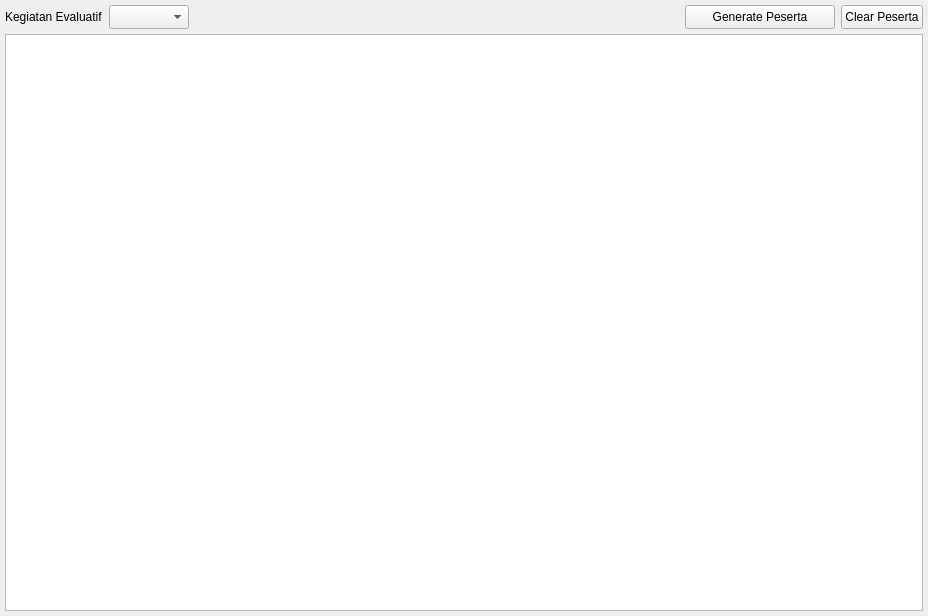
<?xml version="1.0" encoding="UTF-8"?>
<ui version="4.0">
 <class>Form</class>
 <widget class="QWidget" name="Form">
  <property name="geometry">
   <rect>
    <x>0</x>
    <y>0</y>
    <width>928</width>
    <height>616</height>
   </rect>
  </property>
  <property name="windowTitle">
   <string>Form</string>
  </property>
  <layout class="QGridLayout" name="gridLayout_2">
   <property name="leftMargin">
    <number>5</number>
   </property>
   <property name="topMargin">
    <number>5</number>
   </property>
   <property name="rightMargin">
    <number>5</number>
   </property>
   <property name="bottomMargin">
    <number>5</number>
   </property>
   <property name="spacing">
    <number>5</number>
   </property>
   <item row="0" column="0">
    <widget class="QWidget" name="widget" native="true">
     <layout class="QGridLayout" name="gridLayout">
      <property name="leftMargin">
       <number>0</number>
      </property>
      <property name="topMargin">
       <number>0</number>
      </property>
      <property name="rightMargin">
       <number>0</number>
      </property>
      <property name="bottomMargin">
       <number>0</number>
      </property>
      <item row="0" column="2">
       <spacer name="horizontalSpacer">
        <property name="orientation">
         <enum>Qt::Horizontal</enum>
        </property>
        <property name="sizeHint" stdset="0">
         <size>
          <width>492</width>
          <height>20</height>
         </size>
        </property>
       </spacer>
      </item>
      <item row="0" column="1">
       <widget class="QComboBox" name="cbo_kegiatan">
        <property name="minimumSize">
         <size>
          <width>80</width>
          <height>24</height>
         </size>
        </property>
       </widget>
      </item>
      <item row="0" column="0">
       <widget class="QLabel" name="label">
        <property name="text">
         <string>Kegiatan Evaluatif</string>
        </property>
       </widget>
      </item>
      <item row="0" column="3">
       <widget class="QPushButton" name="btn_generate">
        <property name="minimumSize">
         <size>
          <width>150</width>
          <height>24</height>
         </size>
        </property>
        <property name="text">
         <string>Generate Peserta</string>
        </property>
       </widget>
      </item>
      <item row="0" column="4">
       <widget class="QPushButton" name="btn_clear">
        <property name="minimumSize">
         <size>
          <width>82</width>
          <height>24</height>
         </size>
        </property>
        <property name="text">
         <string>Clear Peserta</string>
        </property>
       </widget>
      </item>
     </layout>
    </widget>
   </item>
   <item row="1" column="0">
    <widget class="QTableWidget" name="tbl_widget">
     <property name="selectionBehavior">
      <enum>QAbstractItemView::SelectRows</enum>
     </property>
    </widget>
   </item>
  </layout>
 </widget>
 <resources/>
 <connections/>
</ui>
